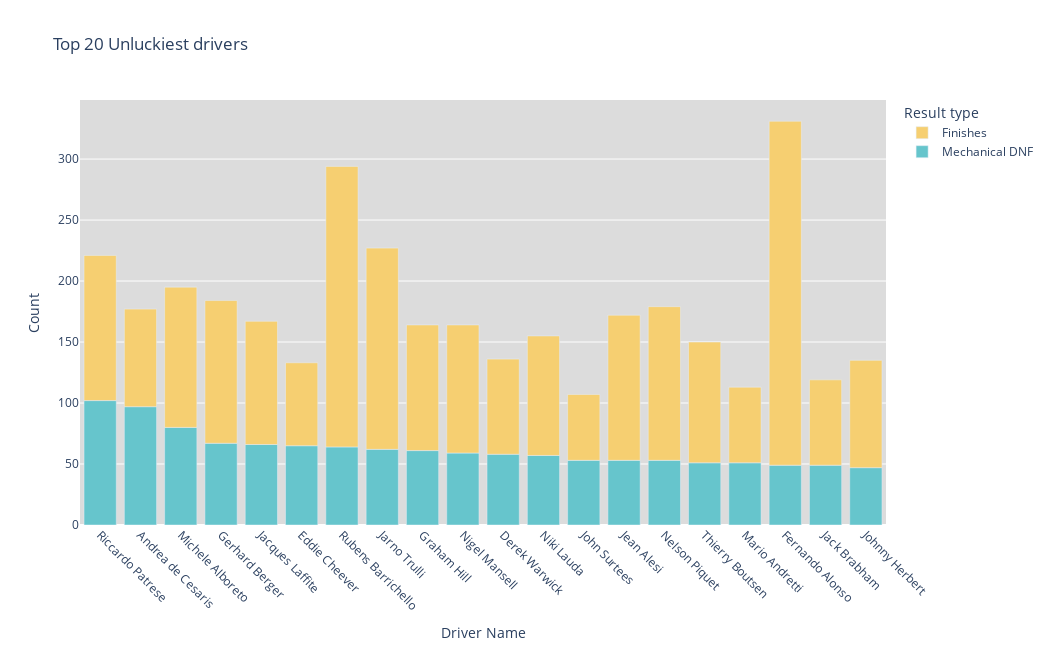

Source (notebook cell):
### Code cell
dnf_drivers = dnf_drivers.sort_values(by='mDNFs', ascending=False).reset_index()

fig = px.bar(dnf_drivers.head(20), x="driverName", y=["mDNFs", "totalFinishes"],
             labels=dict(driverName="Driver Name",
                         value="Count", variable='Result type'),
             color_discrete_sequence=px.colors.qualitative.Pastel,
             title="Top 20 Unluckiest drivers", width=1050, height=650)

fig.update_layout(plot_bgcolor='gainsboro')
fig.update_xaxes(tickangle=45)
fig.update_layout(legend_traceorder="reversed")

# Update legend entries
newnames = {'mDNFs': 'Mechanical DNF', 'totalFinishes': 'Finishes'}
fig.for_each_trace(lambda t: t.update(name=newnames[t.name],
                                      legendgroup=newnames[t.name],
                                      hovertemplate=t.hovertemplate.replace(
                                          t.name, newnames[t.name])
                                      )
                   )

fig.show()

### Figure 1 — Plotly figure (JSON) as saved in the notebook; plotly's stock layout.template omitted (floating-point values rounded to 4 significant figures)
{"data": [{"alignmentgroup": "True", "hovertemplate": "Result type=Mechanical DNF<br>Driver Name=%{x}<br>Count=%{y}<extra></extra>", "legendgroup": "Mechanical DNF", "marker": {"color": "rgb(102, 197, 204)", "pattern": {"shape": ""}}, "name": "Mechanical DNF", "offsetgroup": "mDNFs", "orientation": "v", "showlegend": true, "textposition": "auto", "type": "bar", "x": ["Riccardo Patrese", "Andrea de Cesaris", "Michele Alboreto", "Gerhard Berger", "Jacques Laffite", "Eddie Cheever", "Rubens Barrichello", "Jarno Trulli", "Graham Hill", "Nigel Mansell", "Derek Warwick", "Niki Lauda", "John Surtees", "Jean Alesi", "Nelson Piquet", "Thierry Boutsen", "Mario Andretti", "Fernando Alonso", "Jack Brabham", "Johnny Herbert"], "xaxis": "x", "y": [102, 97, 80, 67, 66, 65, 64, 62, 61, 59, 58, 57, 53, 53, 53, 51, 51, 49, 49, 47], "yaxis": "y"}, {"alignmentgroup": "True", "hovertemplate": "Result type=Finishes<br>Driver Name=%{x}<br>Count=%{y}<extra></extra>", "legendgroup": "Finishes", "marker": {"color": "rgb(246, 207, 113)", "pattern": {"shape": ""}}, "name": "Finishes", "offsetgroup": "totalFinishes", "orientation": "v", "showlegend": true, "textposition": "auto", "type": "bar", "x": ["Riccardo Patrese", "Andrea de Cesaris", "Michele Alboreto", "Gerhard Berger", "Jacques Laffite", "Eddie Cheever", "Rubens Barrichello", "Jarno Trulli", "Graham Hill", "Nigel Mansell", "Derek Warwick", "Niki Lauda", "John Surtees", "Jean Alesi", "Nelson Piquet", "Thierry Boutsen", "Mario Andretti", "Fernando Alonso", "Jack Brabham", "Johnny Herbert"], "xaxis": "x", "y": [119, 80, 115, 117, 101, 68, 230, 165, 103, 105, 78, 98, 54, 119, 126, 99, 62, 282, 70, 88], "yaxis": "y"}], "layout": {"barmode": "relative", "height": 650, "legend": {"title": {"text": "Result type"}, "tracegroupgap": 0, "traceorder": "reversed"}, "plot_bgcolor": "gainsboro", "title": {"text": "Top 20 Unluckiest drivers"}, "width": 1050, "xaxis": {"anchor": "y", "domain": [0, 1], "tickangle": 45, "title": {"text": "Driver Name"}}, "yaxis": {"anchor": "x", "domain": [0, 1], "title": {"text": "Count"}}}}
